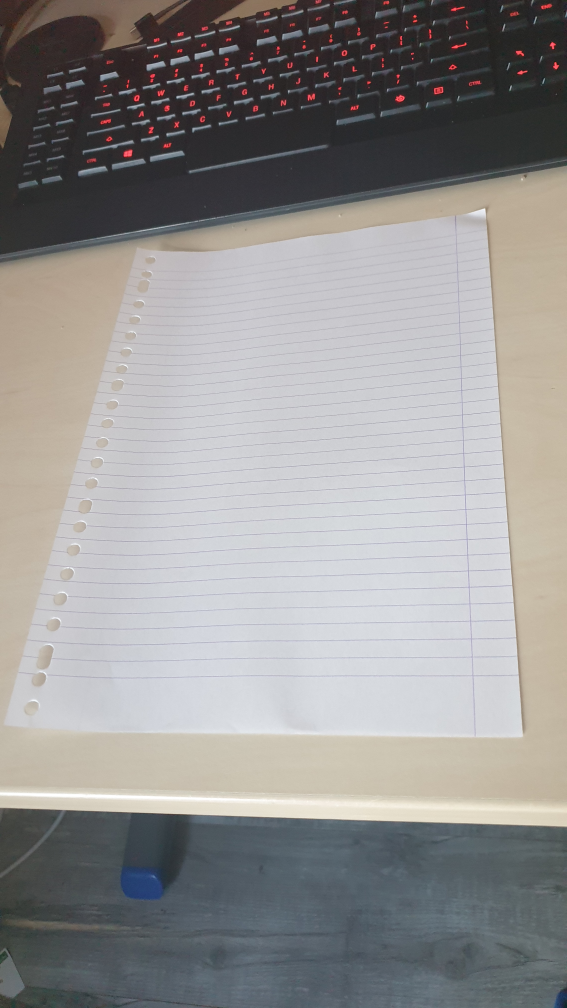
#> input picture source/20230314_100721.jpg, 2268 x 4032 px, given in place of the camera (shown at 1/4 size)
$ python testwithdifferentcolors.py
#> lines starting #> are read from the running program, lines starting #| are printed output that depends on the picture; after the words box and inside, x2 and y2 are one past the last pixel; in counts of white or black regions, pixels touching at a corner belong together
import cv2
import numpy as np
import pandas as pd
import os

from PIL import Image


cap = cv2.VideoCapture(0)

suiii = 5
L2Gradient =  True
def empty(a):
    pass

cv2.namedWindow("Parameters")
cv2.resizeWindow("Parameters",640,240)
cv2.createTrackbar("Threshold1","Parameters",123,255,empty)
cv2.createTrackbar("Threshold2","Parameters",30,255,empty)
cv2.createTrackbar("Area","Parameters",100,30000,empty)

img_counter = 0


def stackImages(scale,imgArray):

    rows = len(imgArray)
    cols = len(imgArray[0])
    rowsAvailable = isinstance(imgArray[0], list)
    width = imgArray[0][0].shape[0]
    height = imgArray[0][0].shape[0]
    if rowsAvailable:
        for x in range ( 0, rows):
            for y in range(0, cols):
                if imgArray[x][y].shape[:2] == imgArray[0][0].shape [:2]:
                    imgArray[x][y] = cv2.resize(imgArray[x][y], (0, 0), None, scale, scale)
                else:
                    imgArray[x][y] = cv2.resize(imgArray[x][y], (imgArray[0][0].shape[1], imgArray[0][0].shape[0]), None, scale, scale)
                if len(imgArray[x][y].shape) == 2: imgArray[x][y]= cv2.cvtColor( imgArray[x][y], cv2.COLOR_GRAY2BGR)
        imageBlank = np.zeros((height, width, 3), np.uint8)
        hor = [imageBlank]*rows
        hor_con = [imageBlank]*rows
        for x in range(0, rows):
            hor[x] = np.hstack(imgArray[x])
        ver = np.vstack(hor)
    else:
        for x in range(0, rows):
            if imgArray[x].shape[:2] == imgArray[0].shape[:2]:
                imgArray[x] = cv2.resize(imgArray[x], (0, 0), None, scale, scale)
            else:
                imgArray[x] = cv2.resize(imgArray[x], (imgArray[0].shape[1], imgArray[0].shape[0]), None,scale, scale)
            if len(imgArray[x].shape) == 2: imgArray[x] = cv2.cvtColor(imgArray[x], cv2.COLOR_GRAY2BGR)
        hor= np.hstack(imgArray)
        ver = hor
    return ver

# [21 lines of commented-out code are left out]


def getContours(img, imgContour):
    contours,hierarchy = cv2.findContours(img,cv2.RETR_EXTERNAL,cv2.CHAIN_APPROX_NONE)

    for cnt in contours:
        area = cv2.contourArea(cnt)
        # print(area)#oppervlakte van de figuren
        areaMin = cv2.getTrackbarPos("Area", "Parameters")
        if area>areaMin:

            #total points of ervery figure
            cv2.drawContours(imgContour, cnt, -1, (255, 0, 0), 3)
            peri = cv2.arcLength(cnt,True)
            approx = cv2.approxPolyDP(cnt,0.02*peri,True)
            # print(approx)


            #possitions
            x, y, w, h = cv2.boundingRect(cnt)
            cy = int(y+h/2)
            cx = int(x+w/2)
            pos_label = ("Position: ({}, {})".format(cx, cy))


            #color

            _, frame = cap.read()
            hsv_frame = cv2.cvtColor(frame, cv2.COLOR_BGR2HSV)
            if cy > 479 :
                cy = 479

            if cx > 639:
                cx = 639
            pixel_center = hsv_frame[cy, cx]
            hue_value = pixel_center[0]
            #type of colors
            color = "Undefined"
            if hue_value < 5:
                color = "RED"
            elif hue_value < 22:
                color = "ORANGE"
            elif hue_value < 33:
                color = "YELLOW"
            elif hue_value < 78:
                color = "GREEN"
            elif hue_value < 131:
                color = "BLUE"
            elif hue_value < 170:
                color = "VIOLET"
            else:
                color = "RED"


            # [12 lines of commented-out code are left out]


while True:
    _, imageFrame = cap.read()
#> imageFrame is the input picture: shape (4032, 2268, 3); mean B, G, R 146.1, 146.8, 148.3
    hsvFrame = cv2.cvtColor(imageFrame, cv2.COLOR_BGR2HSV)
#> hsvFrame: shape (4032, 2268, 3); mean H, S, V 85.2, 26.1, 153.9
    success, img = cap.read()

    threshold1 = cv2.getTrackbarPos("Threshold1","Parameters")
    threshold2 = cv2.getTrackbarPos("Threshold2","Parameters")

    imgContour = img.copy()
    imgBlur = cv2.GaussianBlur(img,(3,3),0)
    imgGray = cv2.cvtColor(imgBlur,cv2.COLOR_BGR2GRAY)
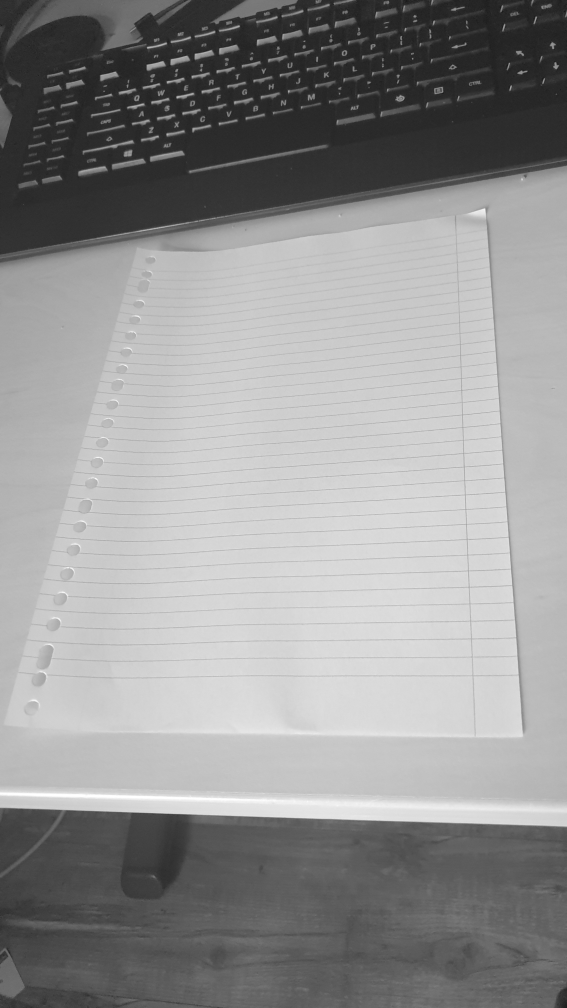
#> imgGray: shape (4032, 2268) (shown at 1/4 size); min 9, max 255, mean 147.2
    imgCanny = cv2.Canny(imgGray,threshold1,threshold2, L2gradient = L2Gradient)
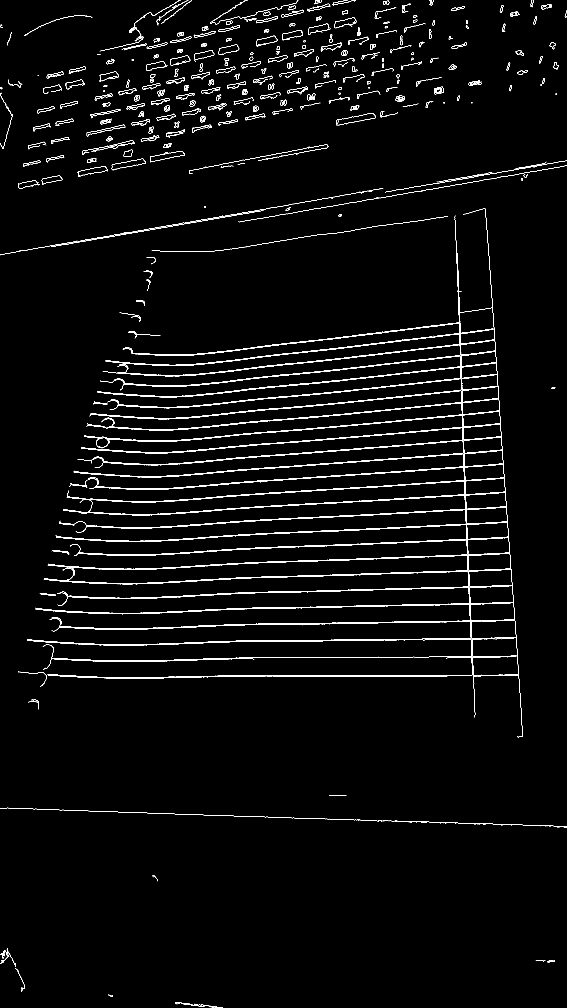
#> imgCanny: shape (4032, 2268) (shown at 1/4 size); 1.5% white in thin lines or dots

    kernel = np.ones((5,5))
    imgDil = cv2.dilate(imgCanny,kernel,iterations=1)
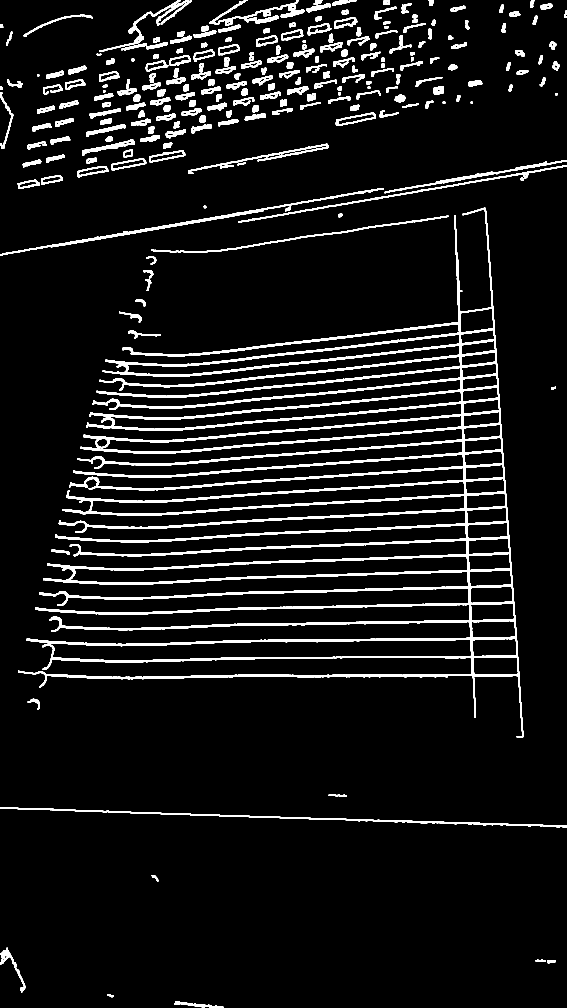
#> imgDil: shape (4032, 2268) (shown at 1/4 size); 6.9% white; 247 white regions

    getContours(imgDil,imgContour)
#> in getContours, `contours,hierarchy = cv2.findContours(img,cv2.RETR_EXTERNAL,cv2.CHAIN_..`: contours = 247 contours; largest, box (x1, y1, x2, y2) and area: (72, 831, 2094, 2952) 802642, (0, 752, 1535, 1023) 11252, (0, 3229, 2268, 3311) 10443, (952, 660, 2268, 891) 6553, (605, 862, 1794, 1010) 5466
#> in getContours, `area = cv2.contourArea(cnt)`: area = 1530
#> in getContours, `peri = cv2.arcLength(cnt,True)`: peri = 448.9
#> in getContours, `approx = cv2.approxPolyDP(cnt,0.02*peri,True)`: approx = [[698, 4013], [892, 4031]]
#> in getContours, `x, y, w, h = cv2.boundingRect(cnt)`: x = 698; y = 4006; w = 195; h = 26
#> in getContours, `cy = int(y+h/2)`: cy = 4019
#> in getContours, `cx = int(x+w/2)`: cx = 795
#> in getContours, `pos_label = ("Position: ({}, {})".format(cx, cy))`: pos_label = 'Position: (795, 4019)'
#> in getContours, `pixel_center = hsv_frame[cy, cx]`: pixel_center = [104, 46, 106]
#> in getContours, `hue_value = pixel_center[0]`: hue_value = 104

    imgStack = stackImages(0.8,([imgCanny]))
    # imgStack = stackImages(0.8,([imgBlur, imgGray, imgCanny],[imgContour, imgContour, imgContour]))
    #imgStack = stackImages(0.8,([imgContour]))
    cv2.imshow("Result", imgStack)

    if cv2.waitKey(1) & 0xFF == ord('q'):
        img_name = "opencv_fram_{}.png".format(img_counter)
        cv2.imwrite(img_name, imgStack)
        # print("screenshot taken")
        img = Image.open("opencv_fram_{}.png".format(img_counter))
        img.show()
        img_counter+=1
    elif  cv2.waitKey(1) & 0xFF == ord('w'):
        break
